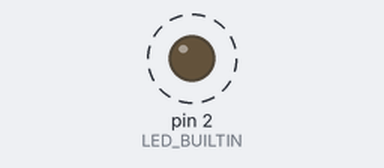
A sketch run on a simulated Arduino Uno, built with avr-gcc and run on an emulated ATmega328P. Parts: output pins drawn as LEDs (lit = HIGH). Dashed ring = blinking. What the sketch prints to the serial monitor is not drawn.

Above: at 0.5 s.
Timing chart, 0 to 4.6 s (numbered marks = the images above):
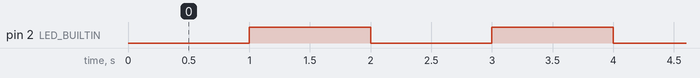

Measured:
- by itself, pin 2 (LED_BUILTIN): alternates HIGH for 1.0 s and LOW for 1.0 s

The sketch:

BlinkOnBoardLED.ino
```cpp
#define LED_BUILTIN 2
void setup() {
Serial.begin(115200);
pinMode(LED_BUILTIN, OUTPUT);
}

void loop() {

Serial.println("Node MCU blink!");
  // turn the LED on (the built-in led on a Node MCU board is active low)
digitalWrite(LED_BUILTIN, LOW);
  // wait for a second
delay(1000);
  // turn the LED off (the built-in led on a Node MCU board is active low)
digitalWrite(LED_BUILTIN, HIGH);

   // wait for a second
delay(1000);
}
```
